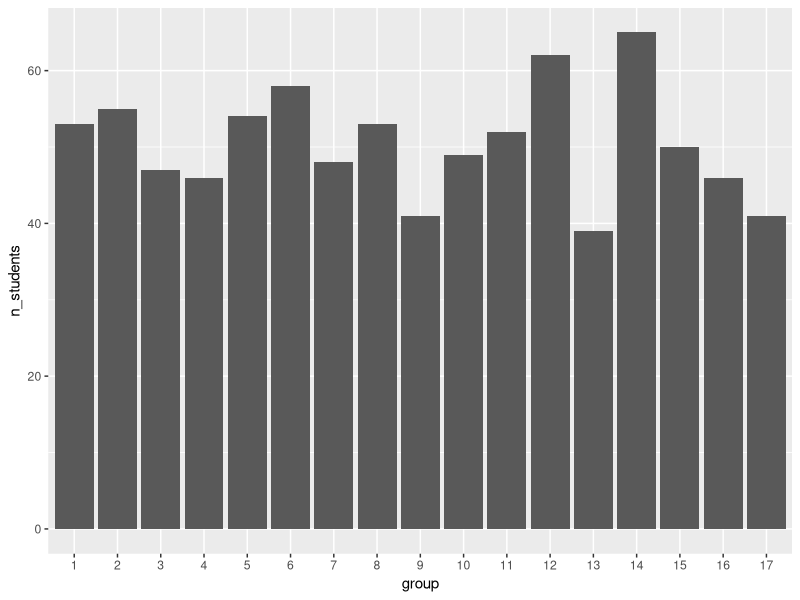
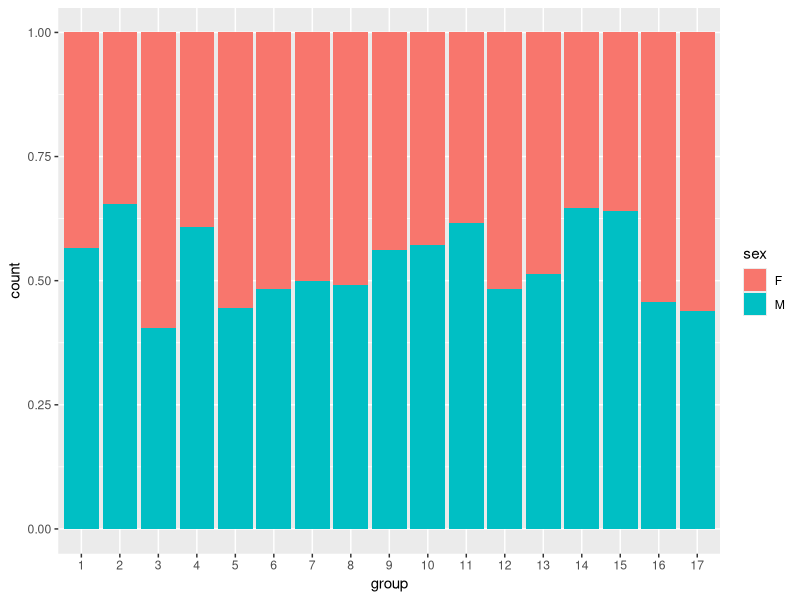
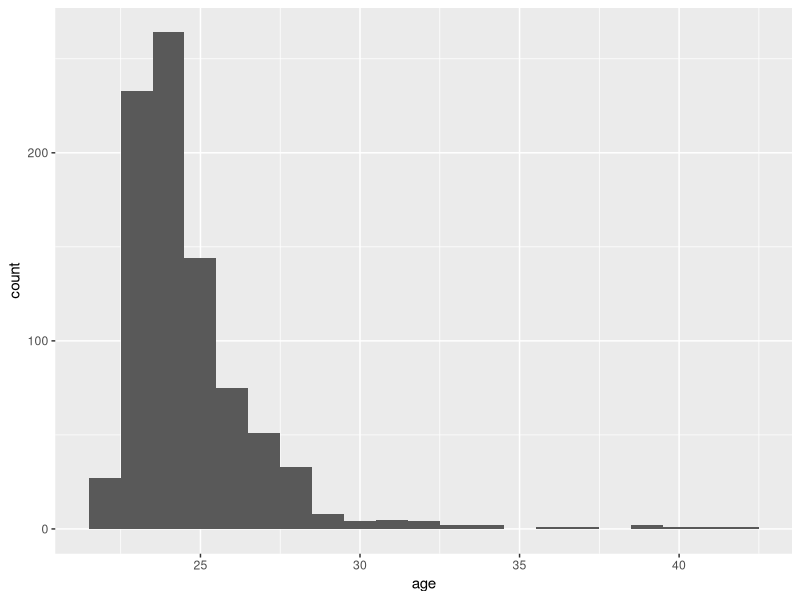

Generate these figures, in order, with R: (Note: this script raises an error after producing the figures.)
## ---- chunk 1
library(readr)
library(dplyr)
library(knitr)
library(ggplot2)
library(lubridate)
## ---- chunk 2
courses <- read_csv("courses.csv")
## ---- chunk 3
courses %>%
  rename(
    "identifiant" = course_id,
    "semester" = semester,
    "number of exams" = nb_grades
  ) %>%
  arrange(`course`) %>%
  kable()
## ---- chunk 4
students <- read_csv("students.csv") %>%
  mutate(
    id = as.integer(id),
    group = factor(group),
    birth_date = as.Date(birth_date),
    sex = factor(sex)
  )

class(students$birth_date)
class(students$sex)

## ---- chunk 5
grades <- read_csv("grades.csv")
grades <- read_delim("grades.csv",
  delim = "|",
na = "_",
)

## ---- chunk 6
students %>%
  group_by(group) %>%
  summarise(n_students = n()) %>%
  ggplot(aes(x = group, y = n_students)) +
  geom_col()
## ---- chunk 7
students %>%
  ggplot(aes(x = group, fill = sex)) +
  geom_bar(position = "fill")
## ---- chunk 8
students <- students %>% 
  mutate(
    age = round(time_length(today() - birth_date, unit = "year"))
  )
## ---- chunk 9
students %>%
  ggplot(aes(x = age)) +
  geom_histogram(binwidth = 1)
## ---- chunk 10
age_group <- students %>%
  group_by(group) %>%
  summarise(median_age = median(age))

kable(age_group)
## ---- chunk 11
#? 
## ---- chunk 12
average <- grades %>%
  filter(course_id == 9) %>%
  #? 
## ---- chunk 13

## ---- chunk 14
nb_grades_student <- grades %>%
  group_by(id) %>%                     
  summarise(nb_grades = n()) %>%
  left_join(students %>% select(id, sex), 
            by = "id") 

nb_grades_student %>%
  slice_head(n = 5) %>%
  knitr::kable()
## ---- chunk 15
nb_grades_student %>%
  ggplot(aes(x = sex, y = nb_grades)) +
  geom_boxplot()
## ---- chunk 16
herbal <- grades %>%
  filter(course_id == 2)


herbal_nb <- herbal %>%
  group_by(id) %>%
  summarise(nb_grades = sum(!is.na(grade)))

herbal_nb <- herbal_nb %>%
  left_join(students %>% select(id, group, sex),
            by = "id")

herbal_nb %>%
  slice_head(n = 5) %>%
  knitr::kable()
